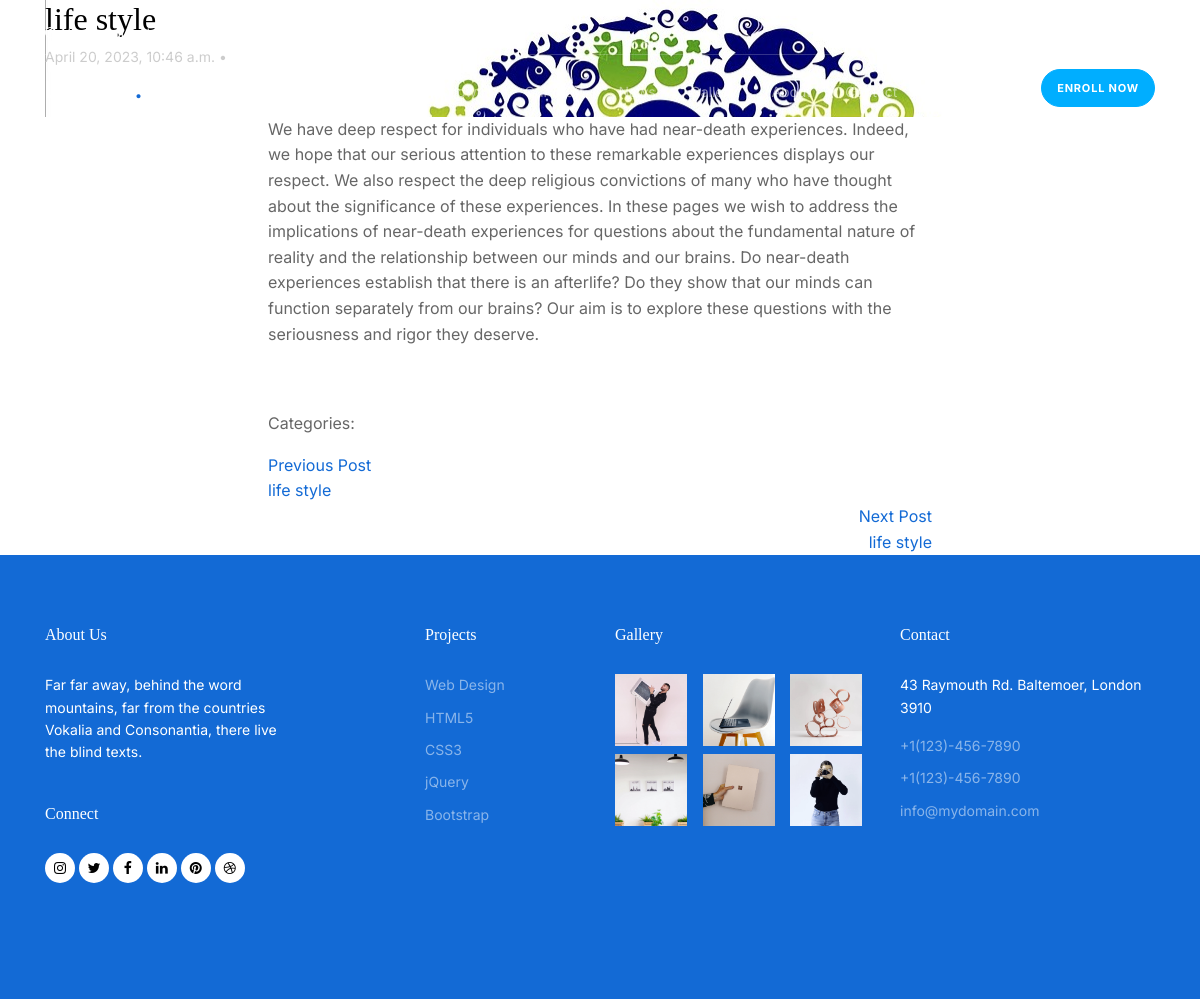
Screenshot of /show/8/ with the database file from the repository.
### blog/models.py (models this page shows, shortened)
class Blog(models.Model):
    title = models.CharField( max_length=255)
    post_type=models.CharField(max_length= 30)
    description = models.TextField( null= True , blank=True , max_length=300)
    image = models.ImageField(upload_to= 'images' ,blank=True , default='images/gal_6.jpg')
    created_at = models.DateTimeField(auto_now=True)
    user=models.ForeignKey(User,on_delete=models.CASCADE ,null=True ,blank=True )
    class Meta:
        ordering = ['-created_at']

### academy/views.py (the view)
# urls.py: path('show/<int:pk>/',views.show , name= "show" ),
def show(request,pk):
     context ={}
     context['post']=Blog.objects.get(pk=pk)
     return render(request, 'show.html', context=context)

### academy/templates/show.html (shortened to what this page needs)
{% extends 'base.html' %}
{% load static %}
{% block content  %}
<div class="featured-post single-article">
    <div class="container">
      <div class="post-slide single-page" style="background-image: url('{{post.image.url}}');">
        <div class="text-wrap pb-5">
          <h2 class="text-black">{{post.title}}</h2>
          <div class="meta">
            <span>{{post.created_at}}</span>
            <span>&bullet;</span>
          </div>
        </div>
      </div>
    </div>
  </div>
  <div class="container article">
    <div class="row justify-content-center align-items-stretch">
      <article class="col-lg-8 order-lg-2 px-lg-5">
            <p>{{post.description}}</p>
        <div class="pt-5 categories_tags ">
              <p>Categories:{{post.post_type}} </p>
            </div>
            <div class="post-single-navigation d-flex align-items-stretch">
                {% if post.get_previous_by_created_at %}
              <a href="{% url 'show' post.get_previous_by_created_at.id %} " class="mr-auto w-50 pr-4">
                <span class="d-block">Previous Post</span>
               {{post.title}}
              </a>
              {% endif %}
            </div>
              <div class="post-single-navigation d-flex align-items-stretch">
              {% if post.get_next_by_created_at %}
              <a href="{% url 'show' post.get_next_by_created_at.id %}" class="ml-auto w-50 text-right pl-4">
                <span class="d-block">Next Post</span>
                {{post.title}}
              </a>
              {% endif %}
            </div>
      </article>
      </div>
    </div>
{% endblock %}

### static/css/style.css (style rules this page uses)
.text-black { color: #000000 !important; }
a { color: #136ad5; -webkit-transition: .3s all ease; -o-transition: .3s all ease; transition: .3s all ease; }
h1, .h1, h2, .h2, h3, .h3, h4, .h4 { font-family: "Display Playfair", serif; color: #black; }
.meta { font-size: 14px; color: #ccc; }

### rows the page displays
Blog: image (picture), title "life style", created_at "April 20, 2023, 10:46 a.m.", description "We have deep respect for individuals who have had near-death experiences. Indeed, we hope that our serious attention to these remarkable experiences displays our respect. We also respect the deep religious convictions of many who have thought about the significance of these experiences. In these pages we wish to address the implications of near-death experiences for questions about the fundamental nature of reality and the relationship between our minds and our brains. Do near-death experiences establish that there is an afterlife? Do they show that our minds can function separately from our brains? Our aim is to explore these questions with the seriousness and rigor they deserve."
